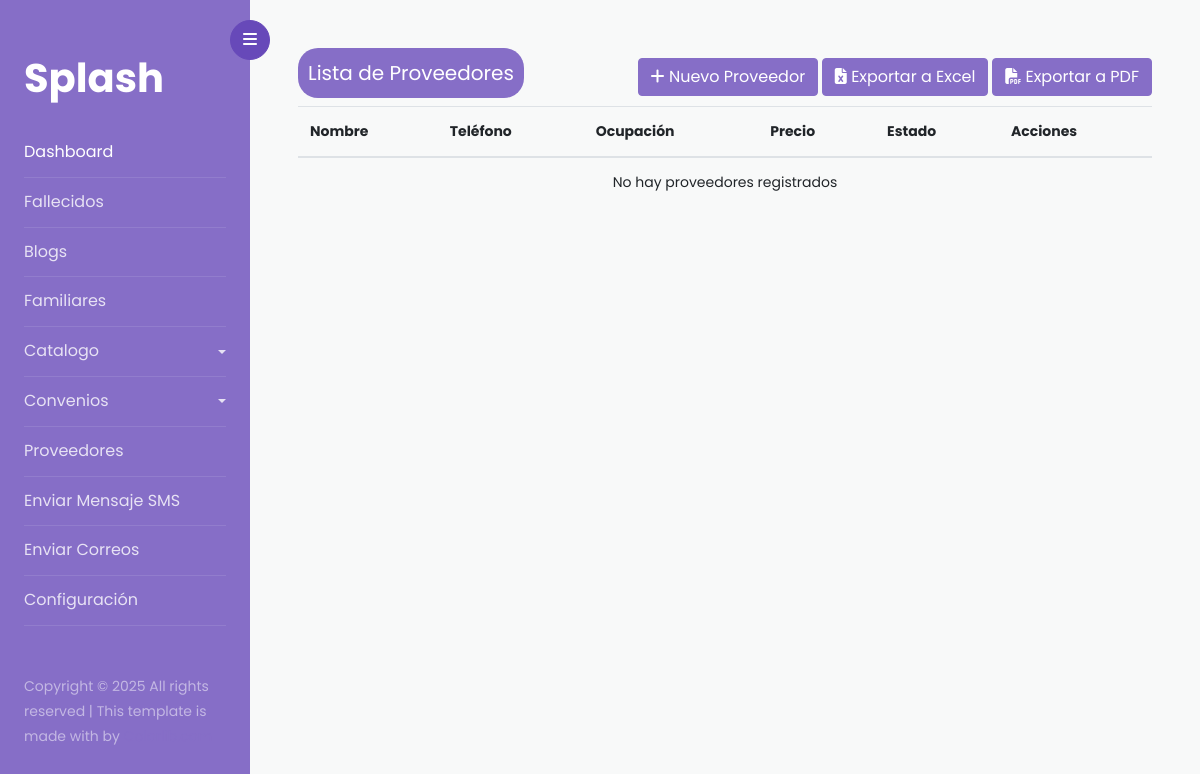
Before: /proveedores/list-proveedores with the older database file.
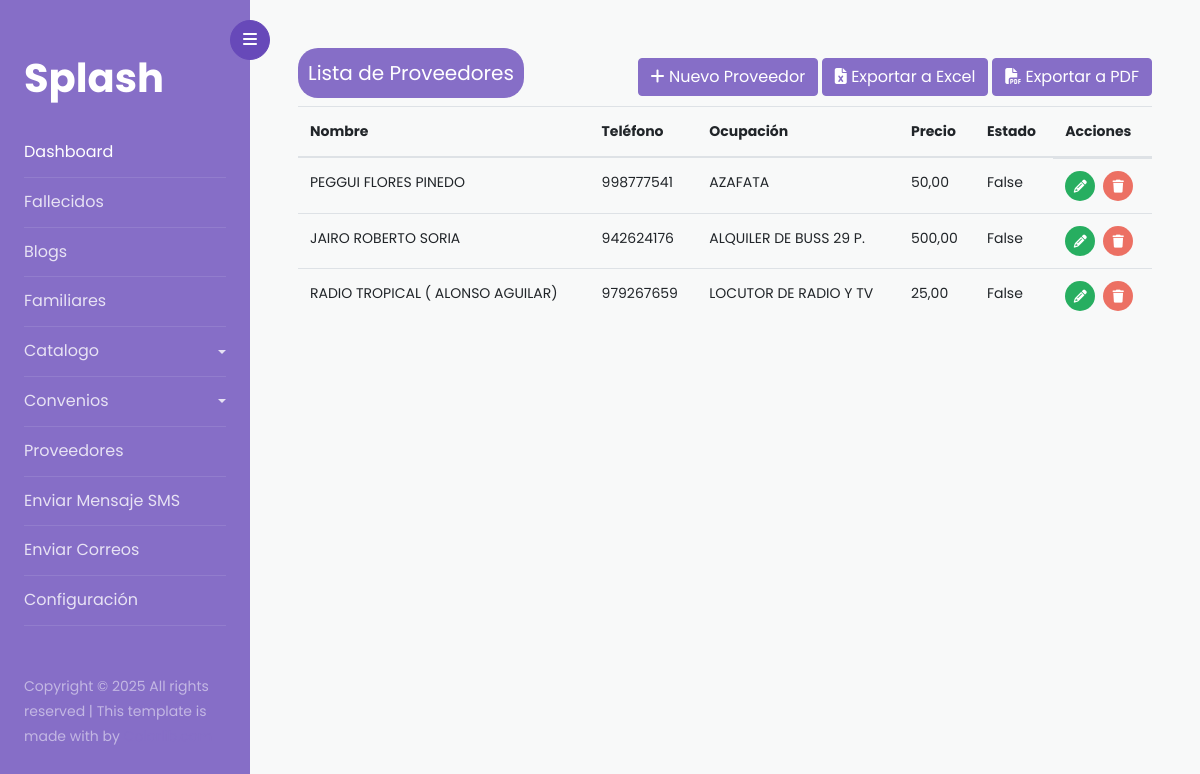
After: the same page with the newer database file.
### proveedores/models.py (models this page shows)
class ProveedoresModels(models.Model):
    name_proveedores = models.CharField(max_length=255)
    telephone =  models.IntegerField()
    ocupation =  models.CharField(max_length=255)
    price =  models.DecimalField(max_digits=10, decimal_places=2)
    hours_work = models.CharField(max_length=155)
    date_add = models.DateTimeField(auto_now_add=True)
    state = models.BooleanField(default=True)
    class Meta:
        verbose_name = 'Proveedor'
        verbose_name_plural = 'Proveedores'

### proveedores/views.py (the view)
# urls.py: path('list-proveedores', ListProveedores ,name='list-proveedores'),
def ListProveedores(request):
    context_provedores =  ProveedoresModels.objects.all()
    return render(request, 'index-proveedores.html', {'proveedores': context_provedores})

### proveedores/templates/index-proveedores.html
{% extends 'index.html' %}
{% load static %}
{% block content %}
<div class="flex-content-modal">
    <h5 class="title-list-table">Lista de Proveedores</h5>
    <div>
        <a href="{%  url 'proveedores:create-proveedores' %}" class="btn btn-primary">
            <i class="fas fa-plus"></i> Nuevo Proveedor
        </a>
        <a href="{% url 'proveedores:exportar-proveedores-xml' %}" class="btn btn-primary">
            <i class="fas fa-file-excel"></i> Exportar a Excel
        </a>
        <a href="{% url 'proveedores:exportar-proveedores' %}" class="btn btn-primary">
            <i class="fas fa-file-pdf"></i> Exportar a PDF
        </a>
    </div>
</div>
<table class="table table-hover">
    <thead>
        <tr>
            <th>Nombre</th>
            <th>Teléfono</th>
            <th>Ocupación</th>
            <th>Precio</th>
            <th>Estado</th>
            <th>Acciones</th>
        </tr>
    </thead>
    <tbody>
        {% for i in proveedores %}
        <tr>
            <td>{{ i.name_proveedores | upper }}</td>
            <td>{{ i.telephone }}</td>
            <td>{{ i.ocupation | upper }}</td>
            <td>{{ i.price }}</td>
            <td>{{ i.state }}</td>
            <td class="td-actions">
                <a href="{% url 'proveedores:update-proveedores' i.id %}">
                    <i class="fa-solid fa-pencil"></i>
                </a>
                <a href="{% url 'proveedores:delete-proveedores' i.id %}">
                    <i class="fa-solid fa-trash"></i>
                </a>
            </td>
        </tr>
        {% empty %}
        <tr>
            <td colspan="6" class="text-center">No hay proveedores registrados</td>
        </tr>
        {% endfor %}
    </tbody>
</table>
{% endblock %}

Changed rows visible on the page:
added ProveedoresModels: name_proveedores "PEGGUI FLORES PINEDO", telephone "998777541", ocupation "AZAFATA", price "50,00", state "False"
added ProveedoresModels: name_proveedores "JAIRO ROBERTO SORIA", telephone "942624176", ocupation "ALQUILER DE BUSS 29 P.", price "500,00", state "False"
added ProveedoresModels: name_proveedores "RADIO TROPICAL ( ALONSO AGUILAR)", telephone "979267659", ocupation "LOCUTOR DE RADIO Y TV", price "25,00", state "False"
Other visible differences:
text no longer shown: "No hay proveedores registrados"
